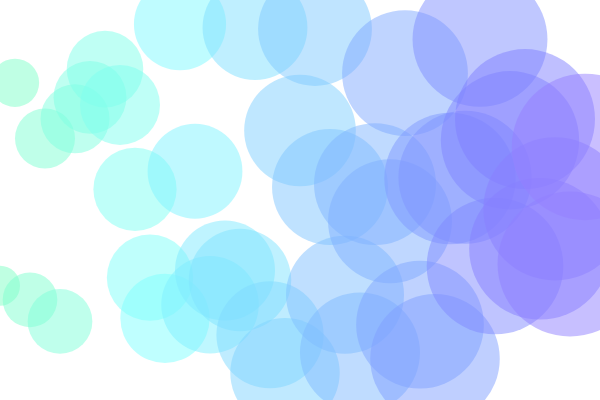
Frame 1 (no input)
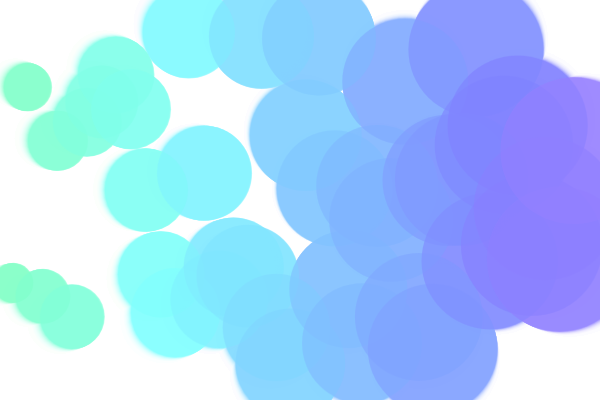
Frame 60 (no input)
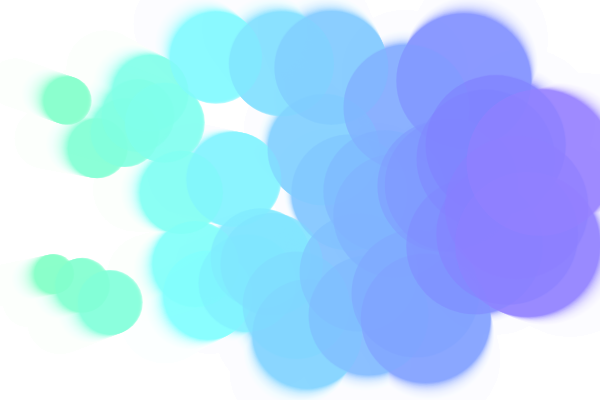
Frame 120 (the mouse pressed at the canvas centre since frame 60)

The p5.js sketch that drew these frames (run headless with seeded random() and noise() and a simulated clock; from frame 60 on, the mouse is pressed at the canvas centre):

// p5.js sketch
// ── sketch.js
let dots = [];
let numDots = 40;

let gravitationalConstant = 0.00001;
let downwardGravity;
let wind;

function setup() {
  createCanvas(600, 400);
  colorMode(HSB);

  downwardGravity = createVector(0, 0.38);
  wind = createVector(-0.1, 0);
  
  // Create all the dots
  for (let i = 0; i < numDots; i++) {
    let x = map(i, 0, numDots, 0, width);
    let y = random(height);
    dots.push(new Dot(x, y, i+1));
  }

  background(0, 0, 100);
}

function draw() {
  background(0, 0, 100, 0.1);

  // Update and draw all the dots
  for (let dot of dots) {
    dot.update();
    dot.show();
  }
}


// ── Dot.js
class Dot {
    constructor(x, y, index) {
        this.pos = createVector(x, y);
        this.vel = createVector(0, 0);
        this.acc = createVector(0, 0);

        this.index = index;

        this.hue = map(this.index, 0, numDots, 150, 250);

        // Index is the address in the dots array, let's use it for mass for no
        // important reason.
        this.mass = this.index;

        // Make the radius have something to do with the mass.
        this.radius = 10 + sqrt(this.mass) * 10;
    }

    wrap() {
        this.pos.x = (this.pos.x + width) % width;
        this.pos.y = (this.pos.y + height) % height;
    }

    addForce(force) {
        let forceWithMass = p5.Vector.div(force, this.mass);
        this.acc.add(forceWithMass);
    }

    applyGravityToOtherDots() {
        for (let dot of dots) {
            if (dot !== this) {
                let vectorFromMeToOtherDot = p5.Vector.sub(dot.pos, this.pos);
                let d = vectorFromMeToOtherDot.mag();

                // F = (G * m1 * m2) / d^2
                let gForce = (gravitationalConstant * this.mass * dot.mass) / d * d;

                vectorFromMeToOtherDot.normalize();
                vectorFromMeToOtherDot.mult(gForce);
                vectorFromMeToOtherDot.mult(-1);
                dot.addForce(vectorFromMeToOtherDot);
            }
        }
    }

    update() {
        // FORCES
        // this.addForce(downwardGravity);
        // this.addForce(wind);
        // This will loop through all dots, and apply a force attracting them to 
        // this dot (using the formula for gravity).
        this.applyGravityToOtherDots();

        // MOVEMENT
        this.vel.add(this.acc); // Apply acceleration (and thus the forces) to vel
        this.vel.limit(5); // This limits the magnitude of the velocity vector
        this.pos.add(this.vel); // Apply velocity to position

        // Keep the dot on the screen by "wrapping" the position
        this.wrap();

        // Reset the acceleration back to (0,0). This is important because
        // forces need to be continually applied in order to affect velocity.
        // In other words, if we didn't do this, forces would accumulate over
        // multiple calls to update(), which isn't what we want.
        this.acc.mult(0);
    }

    show() {
        push();

        noStroke();

        translate(this.pos.x, this.pos.y);
        fill(this.hue, 50, 100, 0.5);
        ellipse(0, 0, this.radius * 2);

        pop();
    }
}
